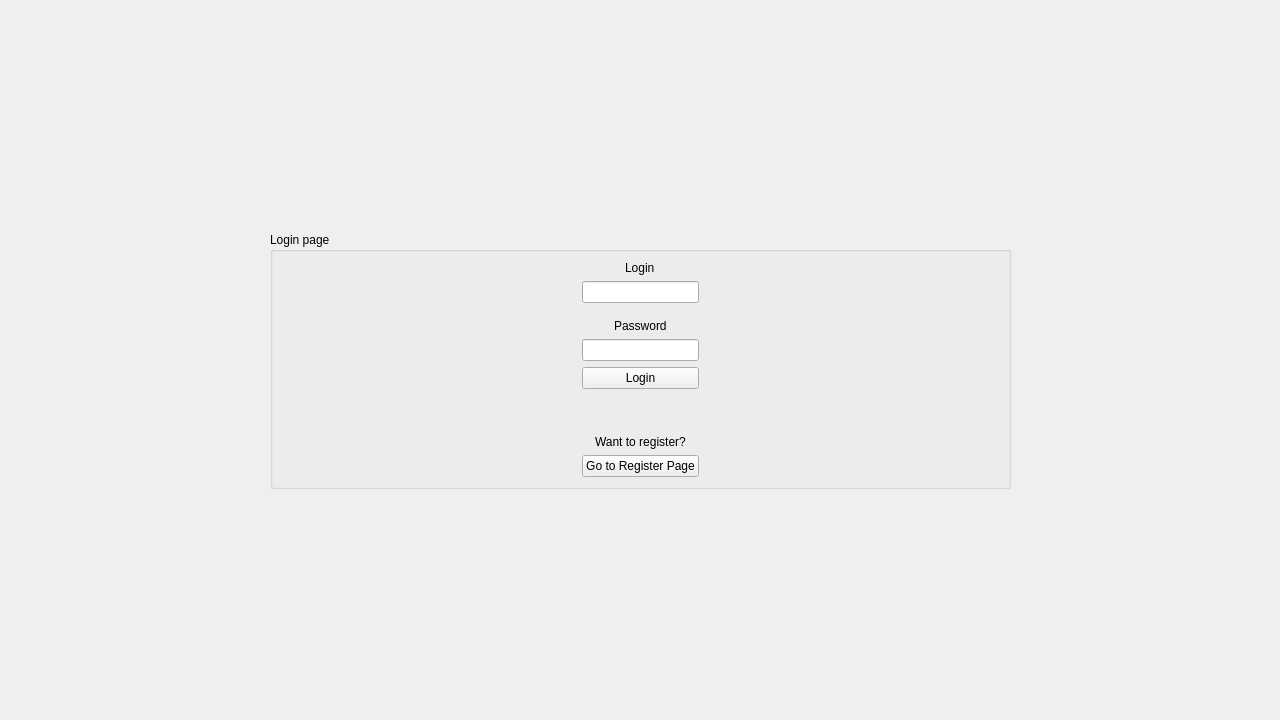
<?xml version="1.0" encoding="UTF-8"?>
<ui version="4.0">
 <class>LoginPage</class>
 <widget class="QWidget" name="LoginPage">
  <property name="geometry">
   <rect>
    <x>0</x>
    <y>0</y>
    <width>1280</width>
    <height>720</height>
   </rect>
  </property>
  <property name="windowTitle">
   <string>LoginPage</string>
  </property>
  <layout class="QGridLayout" name="gridLayout_2">
   <item row="2" column="1">
    <spacer name="verticalSpacer_4">
     <property name="orientation">
      <enum>Qt::Vertical</enum>
     </property>
     <property name="sizeHint" stdset="0">
      <size>
       <width>20</width>
       <height>40</height>
      </size>
     </property>
    </spacer>
   </item>
   <item row="1" column="2">
    <spacer name="horizontalSpacer_4">
     <property name="orientation">
      <enum>Qt::Horizontal</enum>
     </property>
     <property name="sizeHint" stdset="0">
      <size>
       <width>40</width>
       <height>20</height>
      </size>
     </property>
    </spacer>
   </item>
   <item row="1" column="1">
    <widget class="QGroupBox" name="groupBox">
     <property name="enabled">
      <bool>true</bool>
     </property>
     <property name="title">
      <string>Login page</string>
     </property>
     <layout class="QGridLayout" name="gridLayout">
      <item row="4" column="1">
       <widget class="QLineEdit" name="le_password"/>
      </item>
      <item row="7" column="1" alignment="Qt::AlignHCenter">
       <widget class="QLabel" name="l_go_to_register">
        <property name="text">
         <string>Want to register?</string>
        </property>
       </widget>
      </item>
      <item row="3" column="1" alignment="Qt::AlignHCenter">
       <widget class="QLabel" name="l_password">
        <property name="text">
         <string>Password</string>
        </property>
       </widget>
      </item>
      <item row="2" column="1">
       <spacer name="verticalSpacer">
        <property name="orientation">
         <enum>Qt::Vertical</enum>
        </property>
        <property name="sizeType">
         <enum>QSizePolicy::Fixed</enum>
        </property>
        <property name="sizeHint" stdset="0">
         <size>
          <width>20</width>
          <height>10</height>
         </size>
        </property>
       </spacer>
      </item>
      <item row="8" column="1">
       <widget class="QPushButton" name="pushGoToRegisterButton">
        <property name="text">
         <string>Go to Register Page</string>
        </property>
       </widget>
      </item>
      <item row="1" column="2">
       <spacer name="horizontalSpacer_2">
        <property name="orientation">
         <enum>Qt::Horizontal</enum>
        </property>
        <property name="sizeType">
         <enum>QSizePolicy::Fixed</enum>
        </property>
        <property name="sizeHint" stdset="0">
         <size>
          <width>300</width>
          <height>20</height>
         </size>
        </property>
       </spacer>
      </item>
      <item row="5" column="1">
       <widget class="QPushButton" name="pushLoginButton">
        <property name="text">
         <string>Login</string>
        </property>
       </widget>
      </item>
      <item row="0" column="1" alignment="Qt::AlignHCenter">
       <widget class="QLabel" name="l_login">
        <property name="text">
         <string>Login</string>
        </property>
       </widget>
      </item>
      <item row="1" column="1">
       <widget class="QLineEdit" name="le_login"/>
      </item>
      <item row="6" column="1">
       <spacer name="verticalSpacer_2">
        <property name="orientation">
         <enum>Qt::Vertical</enum>
        </property>
        <property name="sizeHint" stdset="0">
         <size>
          <width>20</width>
          <height>40</height>
         </size>
        </property>
       </spacer>
      </item>
      <item row="1" column="0">
       <spacer name="horizontalSpacer">
        <property name="orientation">
         <enum>Qt::Horizontal</enum>
        </property>
        <property name="sizeType">
         <enum>QSizePolicy::Fixed</enum>
        </property>
        <property name="sizeHint" stdset="0">
         <size>
          <width>300</width>
          <height>20</height>
         </size>
        </property>
       </spacer>
      </item>
     </layout>
    </widget>
   </item>
   <item row="0" column="1">
    <spacer name="verticalSpacer_3">
     <property name="orientation">
      <enum>Qt::Vertical</enum>
     </property>
     <property name="sizeHint" stdset="0">
      <size>
       <width>20</width>
       <height>40</height>
      </size>
     </property>
    </spacer>
   </item>
   <item row="1" column="0">
    <spacer name="horizontalSpacer_3">
     <property name="orientation">
      <enum>Qt::Horizontal</enum>
     </property>
     <property name="sizeHint" stdset="0">
      <size>
       <width>40</width>
       <height>20</height>
      </size>
     </property>
    </spacer>
   </item>
  </layout>
 </widget>
 <resources/>
 <connections/>
</ui>
